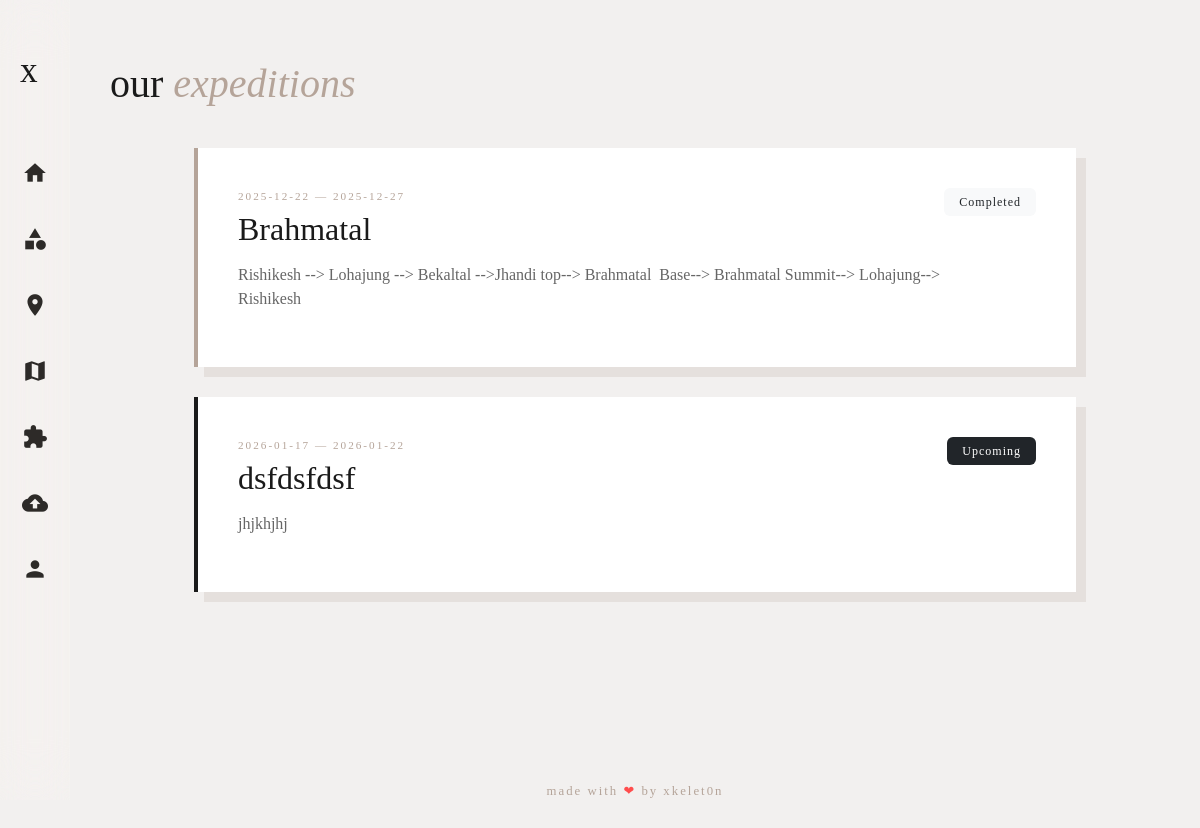
Page /trips on the committed database.
### app.py (models this page shows)
class Trip(db.Model):
    id = db.Column(db.Integer, primary_key=True)
    title = db.Column(db.String(100), nullable=False)
    start_date = db.Column(db.String(50))
    end_date = db.Column(db.String(50))
    status = db.Column(db.String(20), default='Upcoming')
    itinerary = db.Column(db.Text)

### app.py (the view)
@app.route('/trips')
def trips_page():
    all_trips = Trip.query.order_by(Trip.start_date.asc()).all()
    return render_template('trips.html', trips=all_trips)

### Templates/trips.html
{% extends 'base.html' %}
{% block content %}
<div class="page-header">
    <h1>Our <span>Expeditions</span></h1>
</div>
<div style="padding: 0 8% 80px;">
    {% for trip in trips %}
    <div style="background: white; padding: 40px; margin-bottom: 30px; border-left: 4px solid {% if trip.status == 'Completed' %}#b5a499{% else %}#1a1a1a{% endif %}; box-shadow: 10px 10px 0px #e5e0dd;">
        <div class="d-flex justify-content-between">
            <div>
                <p style="font-size: 0.7rem; color: #b5a499; letter-spacing: 2px; text-transform: uppercase; margin-bottom: 5px;">
                    {{ trip.start_date }} — {{ trip.end_date }}
                </p>
                <h2 style="font-weight: 300; margin-bottom: 15px;">{{ trip.title }}</h2>
                <p style="color: #666; max-width: 800px; white-space: pre-wrap;">{{ trip.itinerary }}</p>
            </div>
            <div>
                <span class="badge {% if trip.status == 'Completed' %}bg-light text-dark{% else %}bg-dark{% endif %}" style="padding: 8px 15px; font-weight: 300; letter-spacing: 1px;">
                    {{ trip.status }}
                </span>
            </div>
        </div>
    </div>
    {% endfor %}
</div>
{% endblock %}

### Templates/base.html (style rules this page uses)
body { margin: 0; background-color: #f2f0ef; color: #1a1a1a; font-family: 'Georgia', serif; display: flex; min-height: 100vh; overflow-x: hidden; }
.page-header { margin-bottom: 40px; padding-top: 20px; }
.page-header h1 { font-weight: 300; font-size: 2.5rem; text-transform: lowercase; }
.page-header span { color: #b5a499; font-style: italic; }

### rows in the picture
Trip: start_date "2025-12-22", end_date "2025-12-27", title "Brahmatal", itinerary "Rishikesh --> Lohajung --> Bekaltal -->Jhandi top--> Brahmatal Base--> Brahmatal Summit--> Lohajung--> Rishikesh", status "Completed"
Trip: start_date "2026-01-17", end_date "2026-01-22", title "dsfdsfdsf", itinerary "jhjkhjhj", status "Upcoming"
